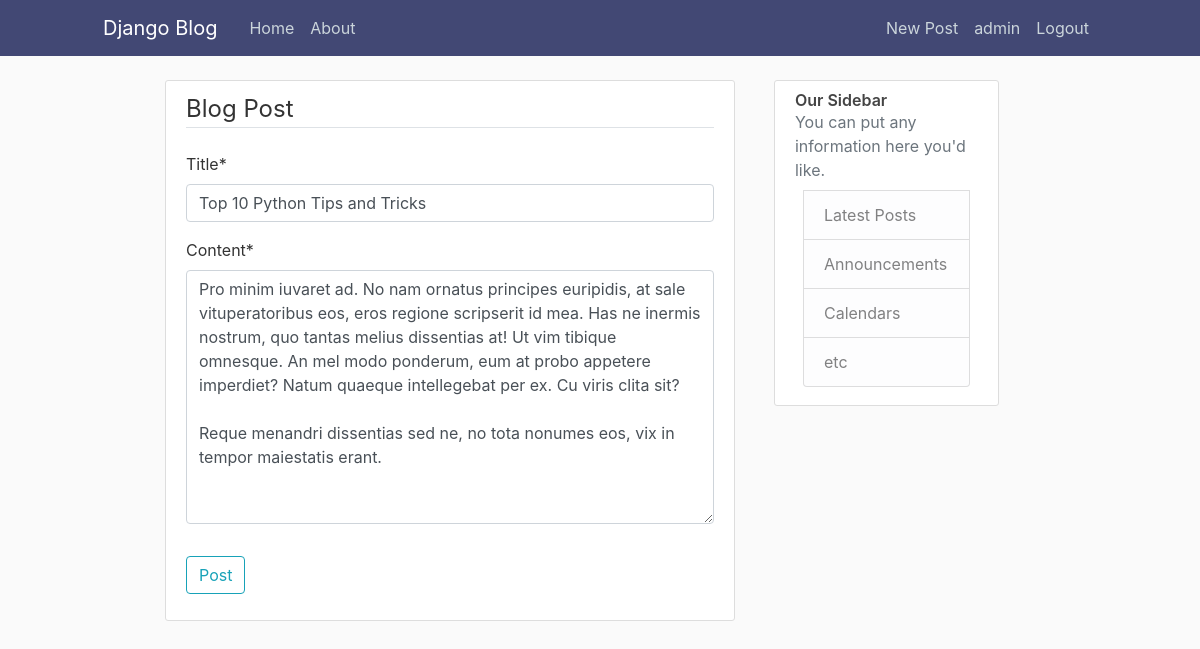
/post/29/update/ (signed in), run on the app's committed database.
### blog/models.py (models this page shows, shortened)
class Post(models.Model):
    title = models.CharField(max_length=100)
    content = models.TextField()
    date_posted = models.DateTimeField(default=timezone.now)
    author = models.ForeignKey(User, on_delete=models.CASCADE)

### blog/views.py (the view, shortened to what this page needs)
# urls.py: path('post/<int:pk>/update/', PostUpdateView.as_view(), name='post-update'),
class PostUpdateView(LoginRequiredMixin,UserPassesTestMixin,UpdateView):
    model = Post
    fields = ['title', 'content']
    def test_func(self) -> bool:
        post = self.get_object()
        if self.request.user == post.author:
            return True
        return False

### blog/templates/blog/post_form.html (shortened to what this page needs)
{% extends "blog/base.html" %}
{% load crispy_forms_tags %}
{% block content %}
    <div class="content-section">
        <form method="POST">
            <fieldset class="form-group">
                <legend class="border-bottom mb-4">Blog Post</legend>
                {{ form|crispy }}
            </fieldset>
            <div class="form-group">
                <button class="btn btn-outline-info" type="submit">Post</button>
            </div>
        </form>
    </div>
{% endblock content %}

### blog/templates/blog/base.html (shortened to what this page needs)
{% load static %}
<!DOCTYPE html>
<html>
<head>
    <link rel="stylesheet" href="https://maxcdn.bootstrapcdn.com/bootstrap/4.0.0/css/bootstrap.min.css">
    <link href="https://unpkg.com/tailwindcss@^1.0/dist/tailwind.min.css" rel="stylesheet">
    <link rel="stylesheet" type="text/css" href="{% static 'blog/main.css' %}">
</head>
<body>
    <header class="site-header">
      <nav class="navbar navbar-expand-md navbar-dark bg-steel fixed-top">
        <div class="container">
          <a class="navbar-brand mr-4" href="{% url 'blog-home' %}">Django Blog</a>
          <div class="collapse navbar-collapse" id="navbarToggle">
            <div class="navbar-nav mr-auto">
              <a class="nav-item nav-link" href="{% url 'blog-home' %}">Home</a>
              <a class="nav-item nav-link" href="{% url 'blog-about' %}">About</a>
            </div>
            <div class="navbar-nav">
              {% if user.is_authenticated %}
                <a class="nav-item nav-link" href="{% url 'post-create' %}">New Post</a>
                <a class="nav-item nav-link" href="{% url 'profile' %}">{{user.username}}</a>
                <a class="nav-item nav-link" href="{% url 'logout' %}">Logout</a>
              {% else %}
                <a class="nav-item nav-link" href="{% url 'login' %}">Login</a>
                <a class="nav-item nav-link" href="{% url 'register' %}">Register</a>
              {% endif %}
            </div>
          </div>
        </div>
      </nav>
    </header>
    <main role="main" class="container w-3/4">
      <div class="row">
        <div class="col-md-8">
          {% block content %}{% endblock %}
        </div>
        <div class=" w-1/4 ml-4 ">
          <div class="content-section">
            <h3 class="font-semibold">Our Sidebar</h3>
            <p class='text-muted'>You can put any information here you'd like.
              <ul class="list-group  overflow-hidden p-2">
                <li class="list-group-item list-group-item-light">Latest Posts</li>
                <li class="list-group-item list-group-item-light">Announcements</li>
                <li class="list-group-item list-group-item-light">Calendars</li>
                <li class="list-group-item list-group-item-light">etc</li>
              </ul>
            </p>
          </div>
        </div>
      </div>
    </main>
</body>
</html>

### blog/static/blog/main.css (style rules this page uses)
body { background: #fafafa; color: #333333; margin-top: 5rem; }
h1, h2, h3, h4, h5, h6 { color: #444444; }
ul { margin: 0; }
.bg-steel { background-color: #424874; }
.site-header .navbar-nav .nav-link { color: #cbd5db; }
.content-section { background: #ffffff; padding: 10px 20px; border: 1px solid #dddddd; border-radius: 3px; margin-bottom: 20px; }

### data on the page
Post: title "Top 10 Python Tips and Tricks", content "Pro minim iuvaret ad. No nam ornatus principes euripidis, at sale vituperatoribus eos, eros regione scripserit id mea. Has ne inermis nostrum, quo tantas melius dissentias at! Ut vim tibique omnesque. An mel modo ponderum, eum at probo appetere imperdiet? Natum quaeque intellegebat per ex. Cu viris clita sit? Reque menandri dissentias sed ne, no tota nonumes eos, vix in tempor maiestatis erant."

### other printed values
{{ user.username }} "admin"
